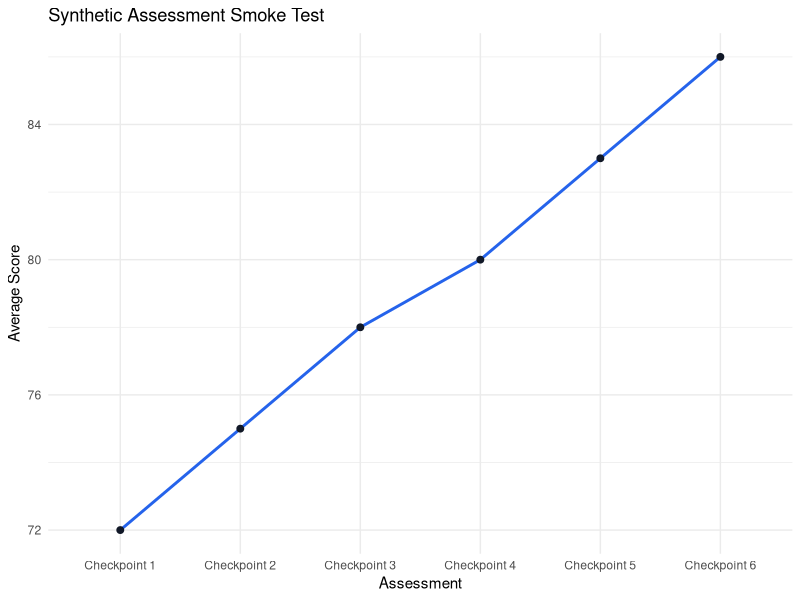

Here is the R script that generated this plot:
## ---- chunk 1
knitr::opts_chunk$set(echo = TRUE, message = FALSE, warning = FALSE)
## ---- chunk 2
required_packages <- c("tidyverse", "rmarkdown", "knitr", "jsonlite", "ggplot2")
package_status <- data.frame(
  package = required_packages,
  available = vapply(required_packages, requireNamespace, logical(1), quietly = TRUE)
)

package_status
## ---- chunk 3
library(ggplot2)

assessment_smoke <- data.frame(
  assessment = paste("Checkpoint", 1:6),
  average_score = c(72, 75, 78, 80, 83, 86),
  completion_rate = c(0.82, 0.84, 0.86, 0.88, 0.91, 0.93)
)

summary(assessment_smoke)
## ---- chunk 4
ggplot(assessment_smoke, aes(x = assessment, y = average_score, group = 1)) +
  geom_line(color = "#2563eb", linewidth = 1) +
  geom_point(color = "#111827", size = 2) +
  labs(
    title = "Synthetic Assessment Smoke Test",
    x = "Assessment",
    y = "Average Score"
  ) +
  theme_minimal()
